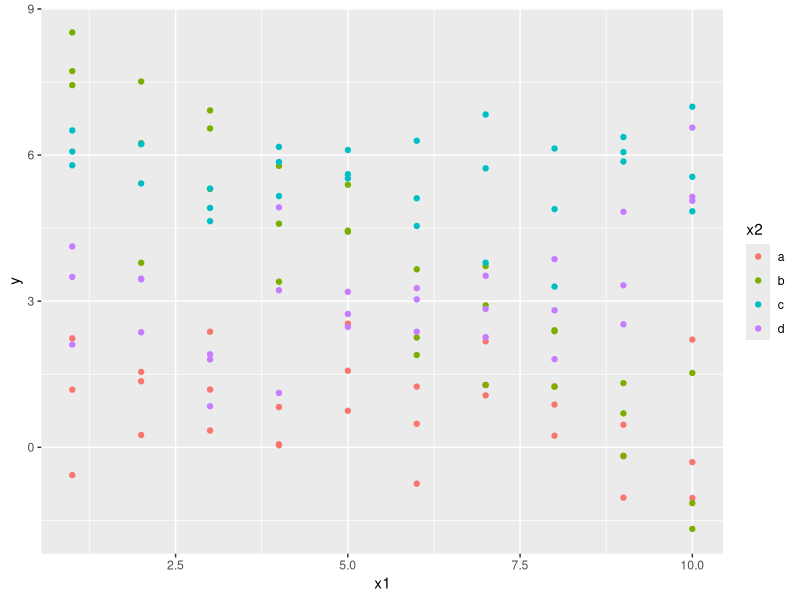
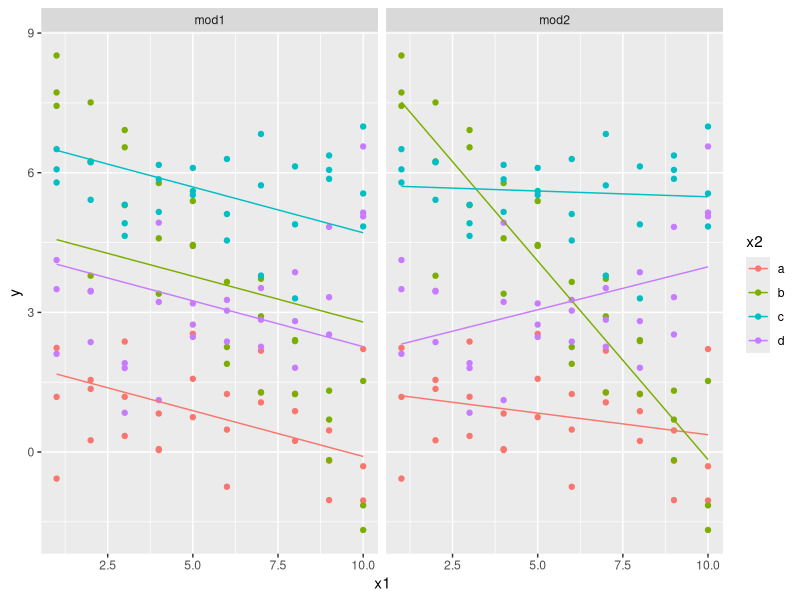
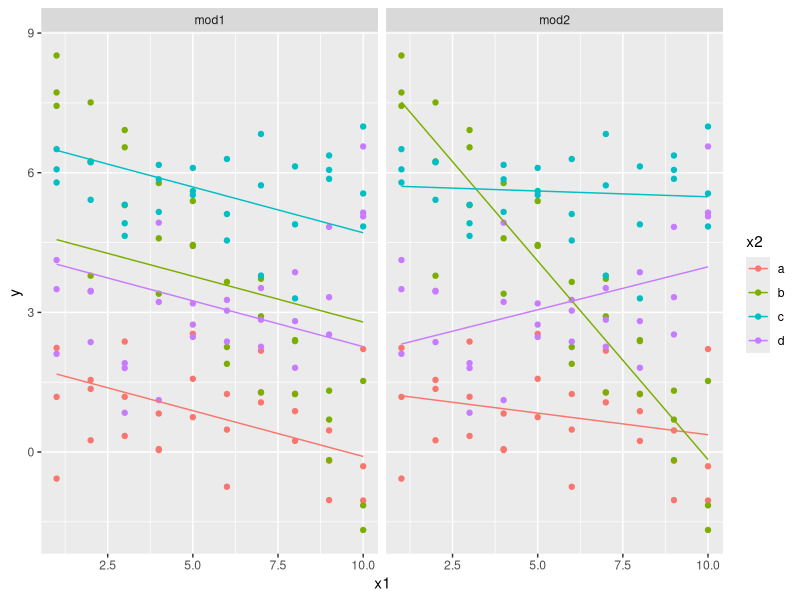
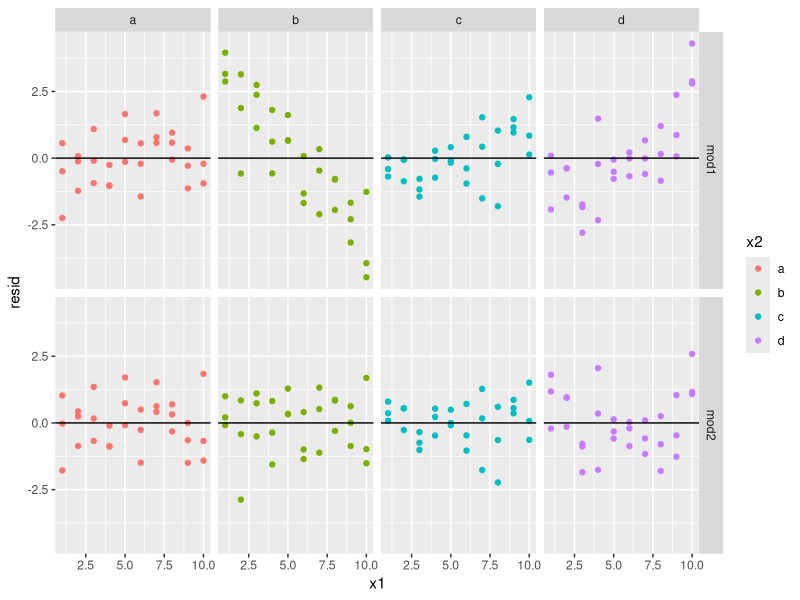

These figures' R source, in order:
library(tidyverse)
library(modelr)

data("sim3") # included in modelr package

# Interactions ####

ggplot(sim3, aes(x1, y)) + 
  geom_point(aes(colour = x2))

# two possible models
mod1 <- lm(y ~ x1 + x2, data = sim3) # no interaction
mod2 <- lm(y ~ x1 * x2, data = sim3) # with interaction term

sim3 %>% gather_predictions(mod1,mod2) %>%
  ggplot(aes(x=x1,y=y,color=x2)) + geom_point() +
  geom_line(aes(x=x1,y=pred,group=x2)) +
  facet_wrap(~model)

# build grid and add predictions (building grid first is important for drawing lines)

grid <- sim3 %>% 
  data_grid(x1, x2)

View(grid)

grid <- sim3 %>% 
  data_grid(x1, x2) %>% 
  gather_predictions(mod1, mod2)
grid


# visualize
ggplot(sim3, aes(x=x1, y=y, color = x2)) + 
  geom_point() + 
  geom_line(data = grid, aes(y = pred)) + # use data grid of all combos so line isn't overplotted
  facet_wrap(~ model)

# plot residuals (very handy!)
gather_residuals(sim3,mod1,mod2) %>%
  ggplot(aes(x=x1,y=resid,color=x2)) + geom_point() + geom_ref_line(h=0,size = .5,colour = "Black") +
  facet_grid(model~x2)

